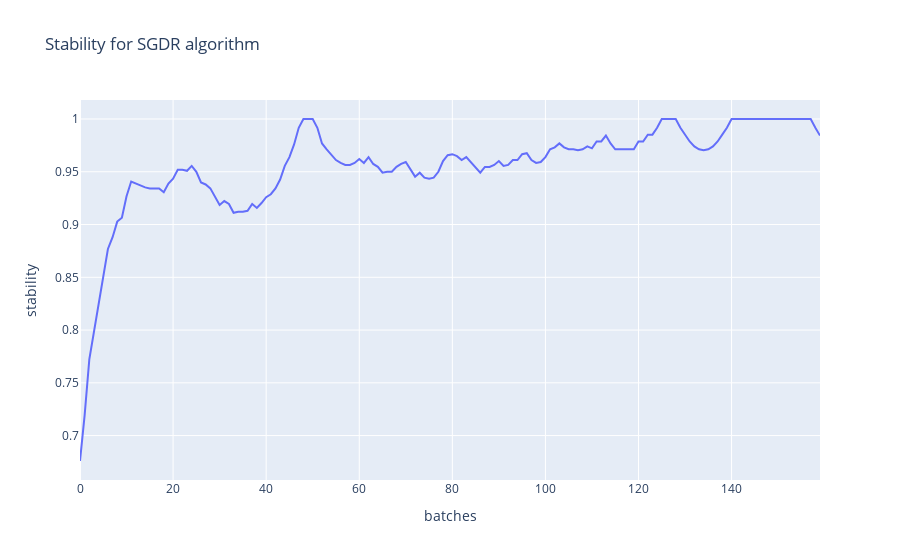

Write notebook code for a chart like this one.
### Code cell
fig = px.line(y = sgdr_stability, title="Stability for SGDR algorithm", labels={"x":"batches", "y":"stability"})
fig.show()

### Figure 1 — Plotly figure (JSON) as saved in the notebook; plotly's stock layout.template omitted (floating-point values rounded to 4 significant figures; data arrays with more than 128 entries replaced by an {"elided": "..."} marker saying what was removed)
{"data": [{"hovertemplate": "batches=%{x}<br>stability=%{y}<extra></extra>", "legendgroup": "", "line": {"color": "#636efa", "dash": "solid"}, "mode": "lines", "name": "", "orientation": "v", "showlegend": false, "type": "scatter", "x": {"elided": "160 int values"}, "xaxis": "x", "y": {"elided": "160 float values"}, "yaxis": "y"}], "layout": {"legend": {"tracegroupgap": 0}, "title": {"text": "Stability for SGDR algorithm"}, "xaxis": {"anchor": "y", "domain": [0, 1], "title": {"text": "batches"}}, "yaxis": {"anchor": "x", "domain": [0, 1], "title": {"text": "stability"}}}}
